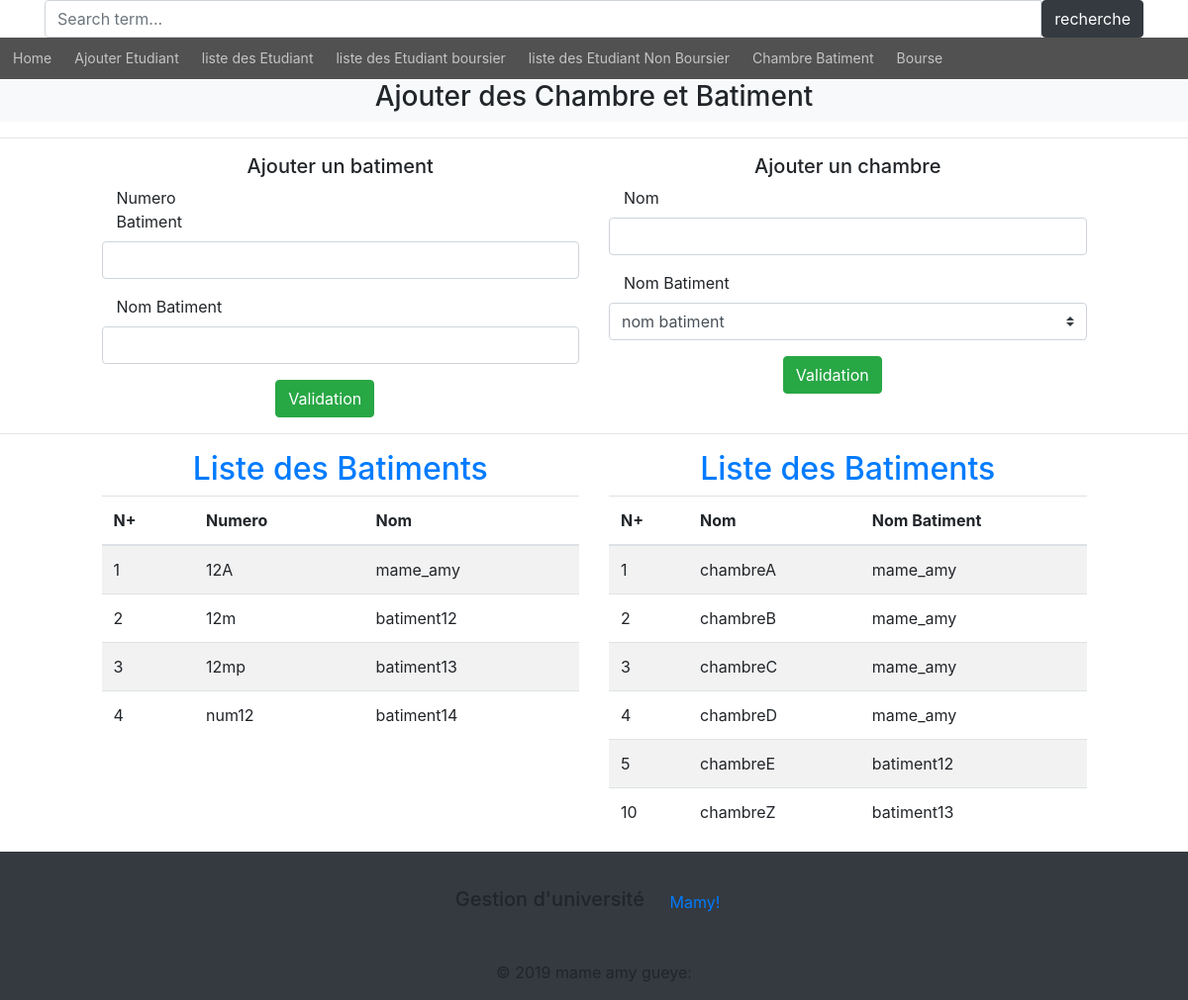
/vue/formulaire_ajout_chambre_batiment.php, run on the app's committed database.
### tables this page shows
CREATE TABLE `batiment` (
  `id` int(11) NOT NULL,
  `numerobt` varchar(20) NOT NULL,
  `nom` varchar(11) NOT NULL
);

CREATE TABLE `chambre` (
  `id` int(11) NOT NULL,
  `nom` varchar(30) NOT NULL,
  `id_b` int(11) NOT NULL
);

### controleur/ServicebatimentChambre.php (the view, shortened to what this page needs)
<?php
class ServicebatimentChambre
{
    private $bd;
    public function getBatiment() {
        $req = $this->bd->query('SELECT * FROM  batiment');
        while ($tab = $req->fetch()) {
            ?>
            <tr>
                <td><?=$tab['id']?></td>
                <td><?=$tab['numerobt']?></td>
                <td><?=$tab['nom']?></td>
            </tr>
             <?php
             }
    }
    public function getChambre() {
        $req = $this->bd->query('SELECT batiment.nom AS nomb,chambre.id,chambre.nom FROM  chambre,batiment WHERE chambre.id_b= batiment.id');
        while ($tab = $req->fetch()) {
            ?>
            <tr>
                <td><?=$tab['id']?></td>
                <td><?=$tab['nom']?></td>
                <td><?=$tab['nomb']?></td>
            </tr>
             <?php
             }
    }
    public function setBd($bd)
    {
        $this->bd = $bd;
        return $this;
    }
}
?>

### data on the page
batiment: id "1", numerobt "12A", nom "mame_amy"
batiment: id "2", numerobt "12m", nom "batiment12"
batiment: id "3", numerobt "12mp", nom "batiment13"
batiment: id "4", numerobt "num12", nom "batiment14"
chambre: id "1", nom "chambreA", id_b.nom "mame_amy"
chambre: id "2", nom "chambreB", id_b.nom "mame_amy"
chambre: id "3", nom "chambreC", id_b.nom "mame_amy"
chambre: id "4", nom "chambreD", id_b.nom "mame_amy"
chambre: id "5", nom "chambreE", id_b.nom "batiment12"
chambre: id "10", nom "chambreZ", id_b.nom "batiment13"
